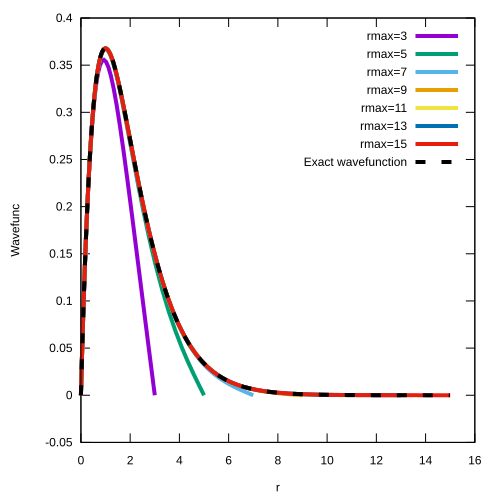

Write the gnuplot code that produced this figure.
set terminal svg size 500,500

data = ARG1

set xlabel "r"
set ylabel "Wavefunc"

plot for [i=1:*] data index i using 1:2 with lines lw 4 title columnhead,\
	 data index 0 using 1:2 with lines dashtype 2 lt 8 lw 4 title "Exact wavefunction";
